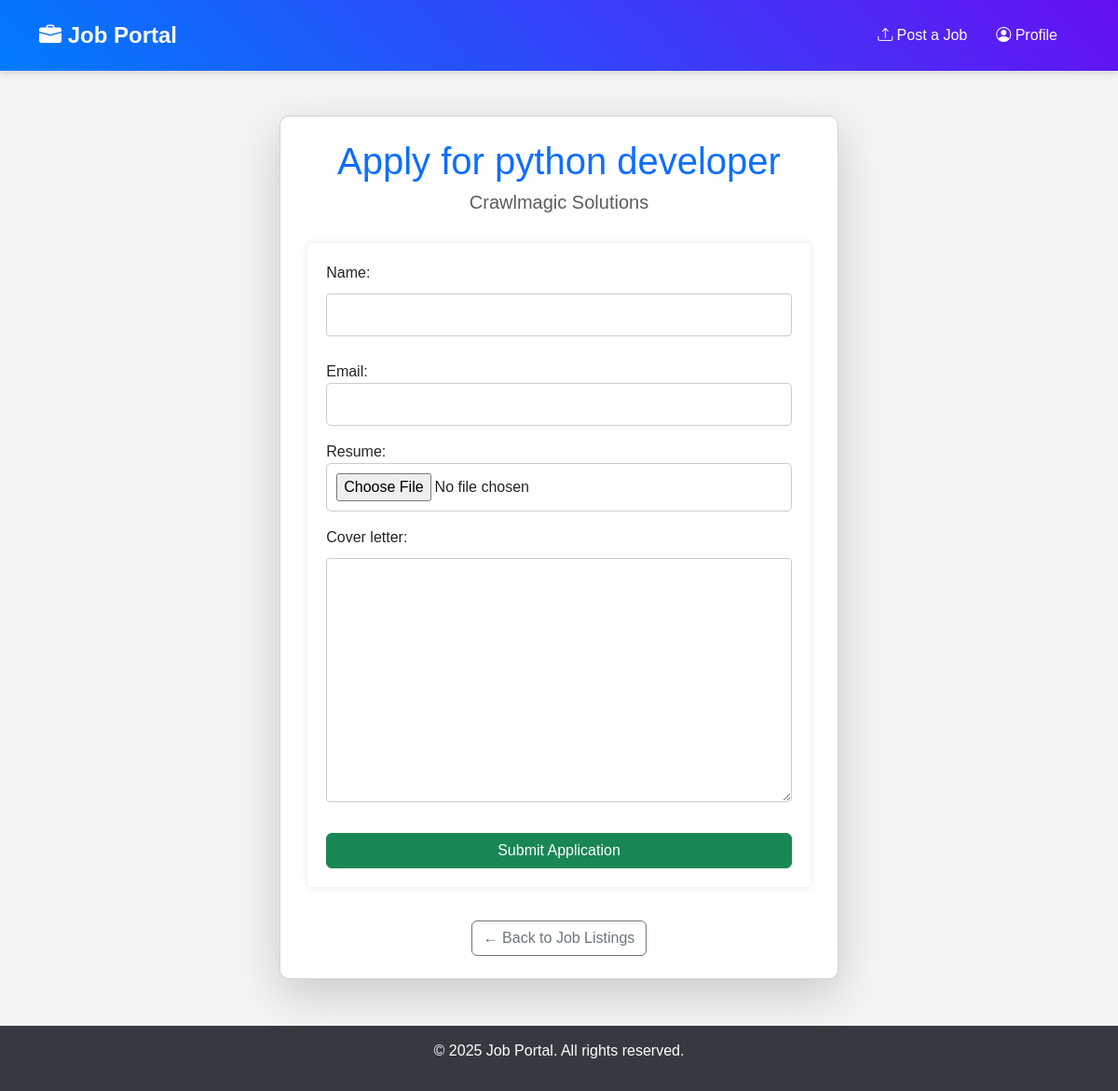
The app's page /job/1/apply/, older data.
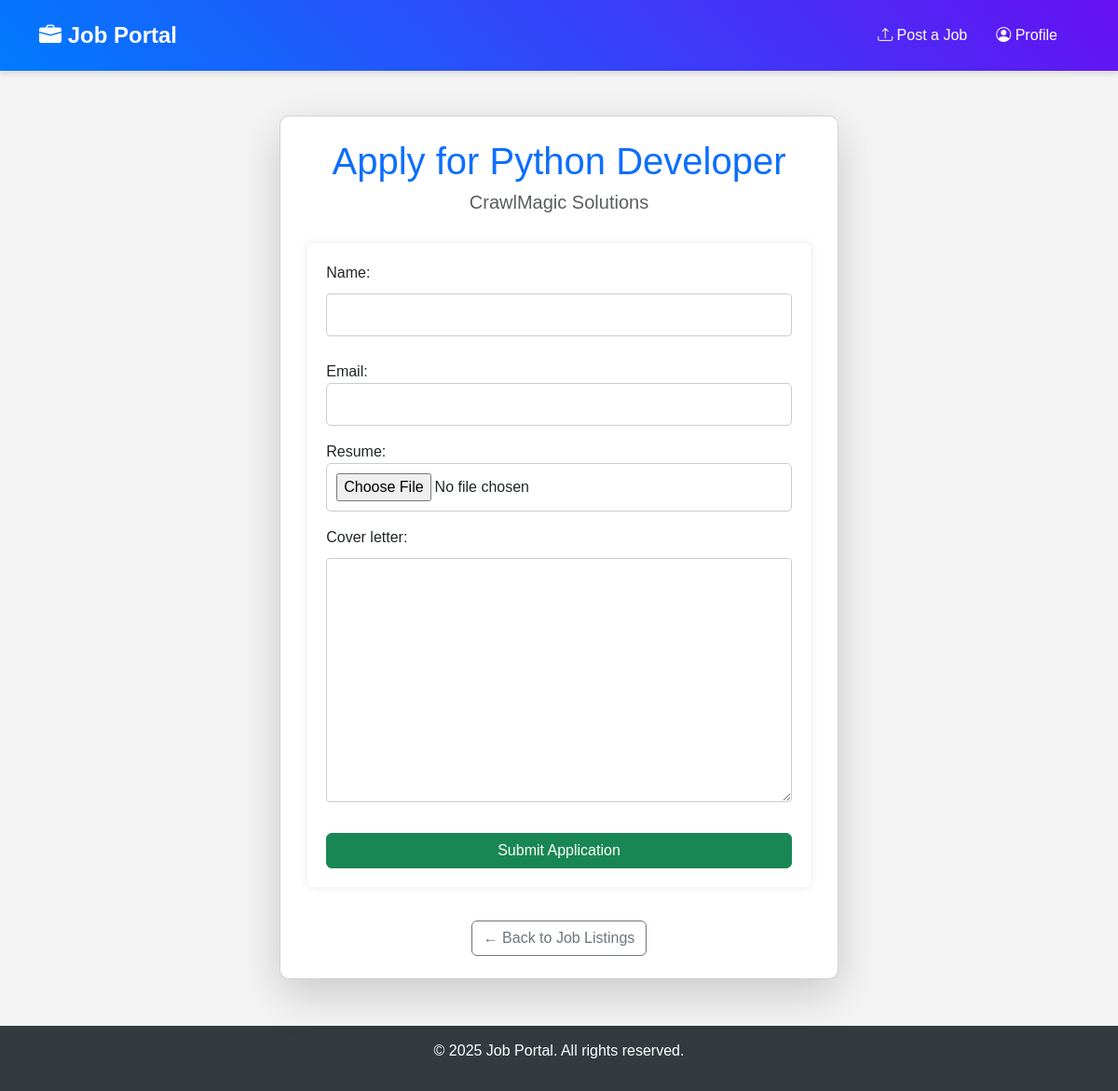
The same page, newer data.
### jobs/models.py (models this page shows, shortened)
class Job(models.Model):
    JOB_TYPE_CHOICES = [
        ('full_time', 'Full Time'),
        ('part_time', 'Part Time'),
        ('contract', 'Contract'),
        ('internship', 'Internship'),
    ]
    title = models.CharField(max_length=255)
    company = models.CharField(max_length=255)
    posted_by = models.ForeignKey(User, on_delete=models.CASCADE)
    description = models.TextField()
    job_type = models.CharField(max_length=50, choices=JOB_TYPE_CHOICES)
    location = models.CharField(max_length=255)
    salary = models.DecimalField(max_digits=10, decimal_places=2)
    experience = models.CharField(max_length=100)  # e.g., "2-3 years"
    education = models.CharField(max_length=100)  # e.g., "Bachelor's Degree"
    mandatory_skills = models.TextField()  # Comma-separated skills
    created_at = models.DateTimeField(auto_now_add=True)
    updated_at = models.DateTimeField(auto_now=True)

### jobs/views.py (the view)
# urls.py: path('job/<int:job_id>/apply/', apply_job, name='apply_job'),  # Apply for a job
def apply_job(request, job_id):
    job = get_object_or_404(Job, id=job_id)
    if request.method == 'POST':
        form = ApplicationForm(request.POST, request.FILES)  # Include files for resume upload
        if form.is_valid():
            application = JobApplication(
                job=job,
                name=form.cleaned_data['name'],
                email=form.cleaned_data['email'],
                resume=form.cleaned_data['resume'],
                cover_letter=form.cleaned_data['cover_letter']
            )
            application.save()  # Save the application to the database
            return redirect('application_success')  # Redirect to a success page
    else:
        form = ApplicationForm()
    return render(request, 'jobs/apply_job.html', {'job': job, 'form': form})

### jobs/forms.py
class ApplicationForm(forms.Form):
    name = forms.CharField(max_length=100)
    email = forms.EmailField()
    resume = forms.FileField()  # Assuming you want to upload a resume
    cover_letter = forms.CharField(widget=forms.Textarea, required=False)  # Optional cover letter

### jobs/templates/jobs/apply_job.html (shortened to what this page needs)
{% extends 'jobs/base.html' %}
{% block content %}
<div class="container mt-5">
    <div class="card shadow-lg p-4">
        <h1 class="text-center text-primary">Apply for {{ job.title }}</h1>
        <h5 class="text-muted text-center">{{ job.company }}</h5>
        <form method="POST" enctype="multipart/form-data" class="mt-4">
            <div class="mb-3">
                {{ form.name.label_tag }}
                {{ form.name }}
            </div>
            <div class="mb-3">
                {{ form.email.label_tag }}
                {{ form.email }}
            </div>
            <div class="mb-3">
                {{ form.resume.label_tag }}
                {{ form.resume }}
            </div>
            <div class="mb-3">
                {{ form.cover_letter.label_tag }}
                {{ form.cover_letter }}
            </div>
            <button type="submit" class="btn btn-success w-100">Submit Application</button>
        </form>
        <div class="text-center mt-3">
            <a href="{% url 'job_list' %}" class="btn btn-outline-secondary">← Back to Job Listings</a>
        </div>
    </div>
</div>
{% endblock %}

Row changes from the older to the newer data that the page shows:
changed Job: title "python developer" → "Python Developer"; company "Crawlmagic Solutions" → "CrawlMagic Solutions"
